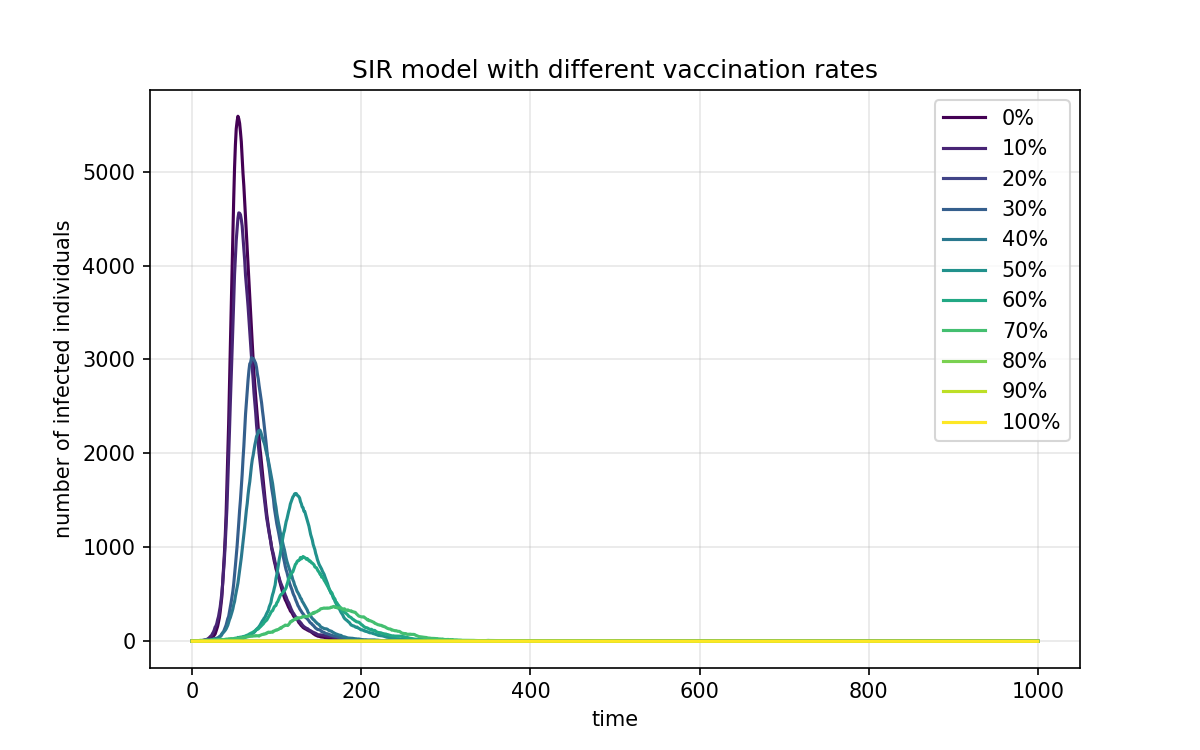

Write Python code to recreate this figure.
"""
Import numpy as np
Import matplotlib.pyplot as plt

Set N = 10000
Set beta = 0.3, gamma = 0.05
Set time_steps = 1000

Create a list of vaccination rates: [0, 0.1, 0.2, ..., 1]

for each vacc_rate in vaccination rates:
    Set I = 1
    Set V = N * vacc_rate (integer)
    Set S = N - I - V
    Set R = 0

    Create I_list to store infected numbers
    Append initial I to I_list

    for t IN 1 TO time_steps:
        infection_prob = beta * (I / N)
        new_infected = random infected from S
        new_recovered = random recovered from I

        S = S - new_infected
        I = I + new_infected - new_recovered
        R = R + new_recovered

        append I to I_list

    Plot I_list with label showing vacc_rate

Add labels, legend, title, grid
Save the figure
"""

#Import necessary libraries
import numpy as np
import matplotlib.pyplot as plt
from matplotlib import cm

#Define the basic (unchanged) variables for the SIR model
N = 10000  # Total population
beta = 0.3  # Infection rate
gamma = 0.05  # Recovery rate
time_steps = 1000  # Number of time steps

#Create a list of vaccination rates
vaccination_rates = np.arange(0, 1.1, 0.1)  # From 0 to 1 with step of 0.1

plt.figure(figsize=(8, 5), dpi=150)

#Loop through each vaccination rate
for vacc_rate in vaccination_rates:
    I = 1  # Initial number of infected individuals
    V = int(N * vacc_rate)  # Number of vaccinated individuals
    S = N - I - V  # Initial number of susceptible individuals
    R = 0  # Initial number of recovered individuals

    I_list = [I]  # List to store the history of infected numbers

    #The main loop for the SIR model simulation
    for i in range(time_steps):
        new_infected = 0
        new_recovered = 0
        
        #S --> I (1 = infected, 0 = not infected)
        if S > 0:
            infection_prob = beta * (I / N)
            infect_flags = np.random.choice([0, 1], size=S, p=[1 - infection_prob, infection_prob])
            new_infected = np.sum(infect_flags)
        
        #I --> R (1 = recover, 0 = not recover)
        if I > 0:
            recover_flags = np.random.choice([0, 1], size=I, p=[1 - gamma, gamma])
            new_recovered = np.sum(recover_flags)

        S -= new_infected
        I += new_infected - new_recovered
        R += new_recovered

        S = max(S, 0)  # Ensure S does not go negative
        I = max(I, 0)  # Ensure I does not go negative
        R = max(R, 0)  # Ensure R does not go negative

        I_list.append(I)

    #Draw the plot for the current vaccination rate
    color = cm.viridis(vacc_rate)  # Get a color from the colormap based on vaccination rate
    plt.plot(I_list, color=color, label=f'{vacc_rate*100:.0f}%')


plt.xlabel('time')
plt.ylabel('number of infected individuals')
plt.title('SIR model with different vaccination rates')
plt.legend()
plt.grid(alpha=0.3)
plt.savefig('SIR_vaccination.png')
plt.show()
